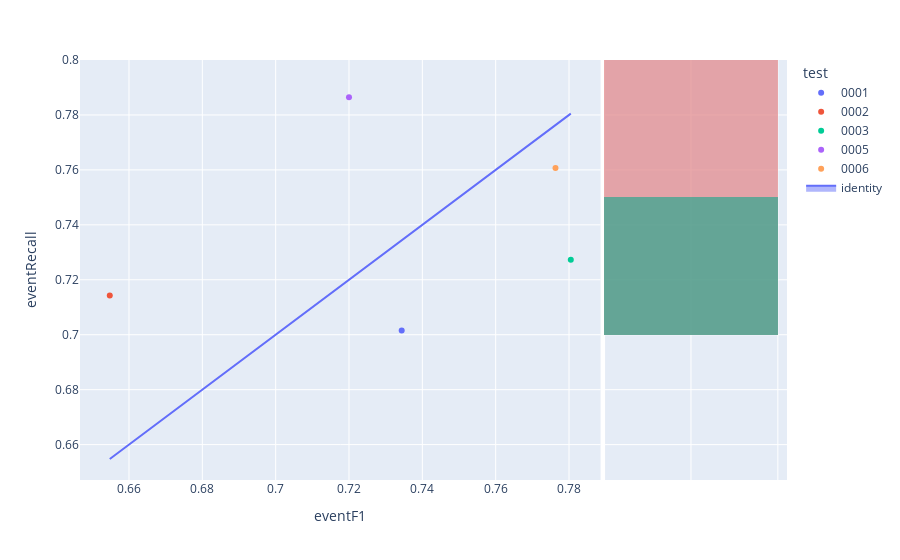

Write notebook code for a chart like this one.
### Code cell
fig=px.scatter(experimentModels,x='eventF1',y='eventRecall',color='test',hover_name='modelId', marginal_y="histogram")
fig.add_trace(
    go.Scatter(x=experimentModels['eventF1'], y=experimentModels['eventF1'], name="identity", mode='lines',fill="toself")
)
fig.show()

### Figure 1 — Plotly figure (JSON) as saved in the notebook; plotly's stock layout.template omitted (floating-point values rounded to 4 significant figures)
{"data": [{"hovertemplate": "<b>%{hovertext}</b><br><br>test=0001<br>eventF1=%{x}<br>eventRecall=%{y}<extra></extra>", "hovertext": ["a7cb461b-4f33-4085-89b3-1f619ddca728"], "legendgroup": "0001", "marker": {"color": "#636efa", "symbol": "circle"}, "mode": "markers", "name": "0001", "orientation": "v", "showlegend": true, "type": "scatter", "x": [0.7344], "xaxis": "x", "y": [0.7015], "yaxis": "y"}, {"alignmentgroup": "True", "bingroup": "y", "hovertemplate": "test=0001<br>eventRecall=%{y}<br>count=%{x}<extra></extra>", "legendgroup": "0001", "marker": {"color": "#636efa"}, "name": "0001", "offsetgroup": "0001", "opacity": 0.5, "showlegend": false, "type": "histogram", "xaxis": "x2", "y": [0.7015], "yaxis": "y2"}, {"hovertemplate": "<b>%{hovertext}</b><br><br>test=0002<br>eventF1=%{x}<br>eventRecall=%{y}<extra></extra>", "hovertext": ["874f5503-0e4f-4cc8-b19b-6517f13627f2"], "legendgroup": "0002", "marker": {"color": "#EF553B", "symbol": "circle"}, "mode": "markers", "name": "0002", "orientation": "v", "showlegend": true, "type": "scatter", "x": [0.6548], "xaxis": "x", "y": [0.7143], "yaxis": "y"}, {"alignmentgroup": "True", "bingroup": "y", "hovertemplate": "test=0002<br>eventRecall=%{y}<br>count=%{x}<extra></extra>", "legendgroup": "0002", "marker": {"color": "#EF553B"}, "name": "0002", "offsetgroup": "0002", "opacity": 0.5, "showlegend": false, "type": "histogram", "xaxis": "x2", "y": [0.7143], "yaxis": "y2"}, {"hovertemplate": "<b>%{hovertext}</b><br><br>test=0003<br>eventF1=%{x}<br>eventRecall=%{y}<extra></extra>", "hovertext": ["36d900b6-57fb-4984-9c7e-16bc86690129"], "legendgroup": "0003", "marker": {"color": "#00cc96", "symbol": "circle"}, "mode": "markers", "name": "0003", "orientation": "v", "showlegend": true, "type": "scatter", "x": [0.7805], "xaxis": "x", "y": [0.7273], "yaxis": "y"}, {"alignmentgroup": "True", "bingroup": "y", "hovertemplate": "test=0003<br>eventRecall=%{y}<br>count=%{x}<extra></extra>", "legendgroup": "0003", "marker": {"color": "#00cc96"}, "name": "0003", "offsetgroup": "0003", "opacity": 0.5, "showlegend": false, "type": "histogram", "xaxis": "x2", "y": [0.7273], "yaxis": "y2"}, {"hovertemplate": "<b>%{hovertext}</b><br><br>test=0005<br>eventF1=%{x}<br>eventRecall=%{y}<extra></extra>", "hovertext": ["bd6db5d7-e220-4ec8-8aaa-386ccbd7d59c"], "legendgroup": "0005", "marker": {"color": "#ab63fa", "symbol": "circle"}, "mode": "markers", "name": "0005", "orientation": "v", "showlegend": true, "type": "scatter", "x": [0.72], "xaxis": "x", "y": [0.7864], "yaxis": "y"}, {"alignmentgroup": "True", "bingroup": "y", "hovertemplate": "test=0005<br>eventRecall=%{y}<br>count=%{x}<extra></extra>", "legendgroup": "0005", "marker": {"color": "#ab63fa"}, "name": "0005", "offsetgroup": "0005", "opacity": 0.5, "showlegend": false, "type": "histogram", "xaxis": "x2", "y": [0.7864], "yaxis": "y2"}, {"hovertemplate": "<b>%{hovertext}</b><br><br>test=0006<br>eventF1=%{x}<br>eventRecall=%{y}<extra></extra>", "hovertext": ["a9030ba3-3169-490e-b375-21663205d61d"], "legendgroup": "0006", "marker": {"color": "#FFA15A", "symbol": "circle"}, "mode": "markers", "name": "0006", "orientation": "v", "showlegend": true, "type": "scatter", "x": [0.7763], "xaxis": "x", "y": [0.7607], "yaxis": "y"}, {"alignmentgroup": "True", "bingroup": "y", "hovertemplate": "test=0006<br>eventRecall=%{y}<br>count=%{x}<extra></extra>", "legendgroup": "0006", "marker": {"color": "#FFA15A"}, "name": "0006", "offsetgroup": "0006", "opacity": 0.5, "showlegend": false, "type": "histogram", "xaxis": "x2", "y": [0.7607], "yaxis": "y2"}, {"fill": "toself", "mode": "lines", "name": "identity", "type": "scatter", "x": [0.7344, 0.6548, 0.7805, 0.72, 0.7763], "y": [0.7344, 0.6548, 0.7805, 0.72, 0.7763]}], "layout": {"barmode": "overlay", "legend": {"title": {"text": "test"}, "tracegroupgap": 0}, "margin": {"t": 60}, "xaxis": {"anchor": "y", "domain": [0, 0.7363], "title": {"text": "eventF1"}}, "xaxis2": {"anchor": "y2", "domain": [0.7413, 1], "matches": "x2", "showgrid": true, "showline": false, "showticklabels": false, "ticks": ""}, "yaxis": {"anchor": "x", "domain": [0, 1], "title": {"text": "eventRecall"}}, "yaxis2": {"anchor": "x2", "domain": [0, 1], "matches": "y", "showgrid": true, "showticklabels": false}}}
